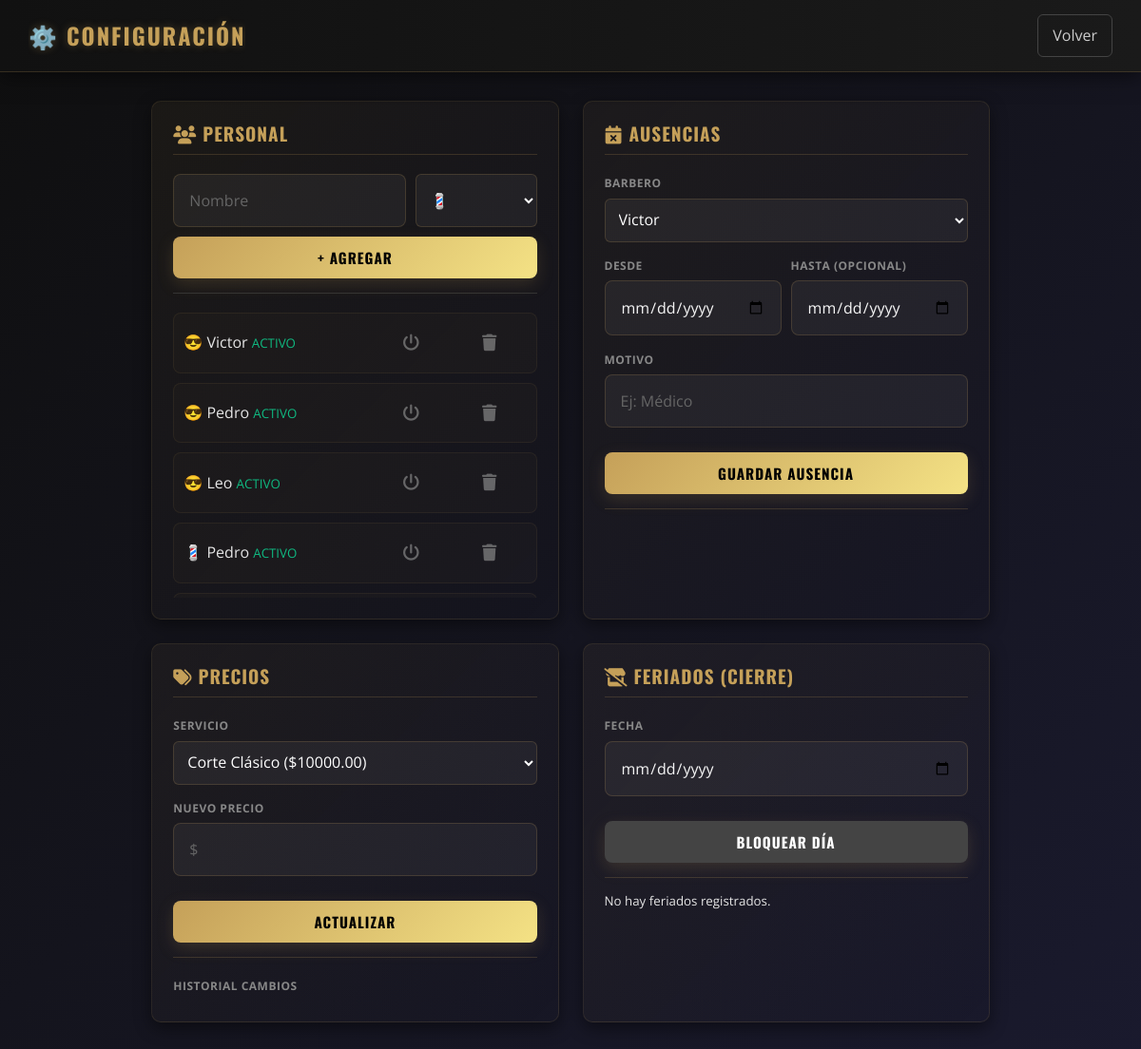
The page /configuracion.php (signed in) on the database its author committed.
### tables this page shows
CREATE TABLE `barberos` (
  `id_barbero` int(11) NOT NULL,
  `nombre` varchar(100) NOT NULL,
  `activo` tinyint(1) DEFAULT 1,
  `fecha_inicio` date DEFAULT NULL,
  `fecha_fin` date DEFAULT NULL,
  `avatar` varchar(50) DEFAULT '?'
);

### configuracion.php (the view, shortened to what this page needs)
<?php
require_once "config/conexion.php";
$barberos = $conn->query("SELECT * FROM barberos");
$servicios = $conn->query("SELECT * FROM servicios WHERE activo = 1 ORDER BY id ASC");
$bloqueos = $conn->query("SELECT * FROM bloqueos WHERE fecha >= CURDATE() ORDER BY fecha ASC");
?>
<!DOCTYPE html>
<html lang="es">
<head>
    <link rel="stylesheet" href="https://cdnjs.cloudflare.com/ajax/libs/font-awesome/6.4.0/css/all.min.css">
    <link rel="stylesheet" href="assets/css/global.css?v=<?= time(); ?>">
    <link rel="stylesheet" href="assets/css/animations.css?v=<?= time(); ?>">
    <link rel="stylesheet" href="assets/css/stylesConfiguracion.css?v=<?= time(); ?>">
</head>
<body>
<div class="topbar">
    <div class="logo">⚙️ CONFIGURACIÓN</div>
    <a href="pedidos.php" class="btn-back">Volver</a>
</div>
<div class="container">
    <div class="grid-config stagger-children">
        <div class="card">
            <h3><i class="fas fa-users"></i> Personal</h3>
            <form method="POST" style="margin-bottom:20px; border-bottom:1px solid #333; padding-bottom:15px;">
                <div style="display:flex; gap:10px;">
                    <input type="text" name="nombre_barbero" placeholder="Nombre" style="flex:2; margin:0;" required>
                    <select name="avatar_barbero" style="flex:1; margin:0;">
                        <option value="💈" selected>💈</option>
                    </select>
                </div>
                <button type="submit" name="add_barbero" class="btn-action" style="margin-top:10px;">+ Agregar</button>
            </form>
            <div style="max-height:300px; overflow-y:auto;">
                <?php if($barberos): $barberos->data_seek(0); while($b = $barberos->fetch_assoc()): ?>
                    <div class="staff-item">
                        <div>
                            <?= $b['avatar'] ?> <?= htmlspecialchars($b['nombre']) ?>
                            <small style="color:<?= $b['activo']?'#10b981':'#666' ?>">
                                <?= $b['activo']?'ACTIVO':'INACTIVO' ?>
                            </small>
                        </div>
                        <div style="display:flex;">
                            <form method="POST" style="margin:0;">
                                <button class="btn-icon" title="Cambiar Estado"><i class="fas fa-power-off"></i></button>
                            </form>
                            <form method="POST" style="margin:0;" onsubmit="return confirm('¿Estás seguro de borrar este barbero permanentemente?');">
                                <button class="btn-icon btn-del" title="Eliminar"><i class="fas fa-trash"></i></button>
                            </form>
                        </div>
                    </div>
                <?php endwhile; endif; ?>
            </div>
        </div>
        <div class="card">
            <h3><i class="fas fa-calendar-times"></i> Ausencias</h3>
            <form method="POST">
                <label>Barbero</label>
                <select name="id_barbero_ausencia">
                    <?php if($barberos): $barberos->data_seek(0); while($b = $barberos->fetch_assoc()): ?>
                        <option value="<?= $b['id_barbero'] ?>"><?= htmlspecialchars($b['nombre']) ?></option>
                    <?php endwhile; endif; ?>
                </select>
                <div style="display:flex; gap:10px;">
                    <div style="flex:1;"><label>Desde</label><input type="date" name="fecha_inicio" required></div>
                    <div style="flex:1;"><label>Hasta (Opcional)</label><input type="date" name="fecha_fin"></div>
                </div>
                <label>Motivo</label><input type="text" name="motivo_ausencia" placeholder="Ej: Médico" required>
                <button type="submit" name="ausencia_barbero" class="btn-action">Guardar Ausencia</button>
            </form>
            <div class="list-container">
            </div>
        </div>
        <div class="card">
            <h3><i class="fas fa-tags"></i> Precios</h3>
            <form method="POST">
                <label>Servicio</label>
                <select name="id_servicio">
                    <?php if($servicios): $servicios->data_seek(0); while($s = $servicios->fetch_assoc()): ?>
                        <option value="<?= $s['id'] ?>"><?= htmlspecialchars($s['nombre']) ?> ($<?= $s['precio'] ?>)</option>
                    <?php endwhile; endif; ?>
                </select>
                <label>Nuevo Precio</label><input type="number" step="0.01" name="precio" placeholder="$" required>
                <button type="submit" name="update_precio" class="btn-action">Actualizar</button>
            </form>
            <div class="list-container">
                <label style="margin-top:10px;">HISTORIAL CAMBIOS</label>
            </div>
        </div>
        <div class="card">
            <h3><i class="fas fa-store-slash"></i> Feriados (Cierre)</h3>
            <form method="POST">
                <label>Fecha</label><input type="date" name="fecha_bloqueo" required>
                <button type="submit" name="bloquear_dia" class="btn-action" style="background:#444; color:#fff;">Bloquear Día</button>
            </form>
            <div class="list-container">
                <?php if($bloqueos && $bloqueos->num_rows > 0): while($b = $bloqueos->fetch_assoc()): ?>
                    <div class="list-item">
                        <div>
                            <?= date('d/m/Y', strtotime($b['fecha'])) ?>
                        </div>
                        <form method="POST" style="margin:0;">
                            <input type="hidden" name="csrf_token" value="<?= $_SESSION['csrf_token'] ?>">
                            <input type="hidden" name="tipo" value="bloqueo">
                            <input type="hidden" name="id_eliminar" value="<?= $b['id'] ?>">
                            <button name="eliminar_item" class="btn-icon btn-del">&times;</button>
                        </form>
                    </div>
                <?php endwhile; else: echo "<small>No hay feriados registrados.</small>"; endif; ?>
            </div>
        </div>
    </div>
</div>
</body>
</html>

### assets/css/animations.css (style rules this page uses)
.stagger-children > * { animation: fadeInUp 0.6s ease-out both; }
.stagger-children > *:nth-child(1) { animation-delay: 0.1s; }
.stagger-children > *:nth-child(2) { animation-delay: 0.2s; }
.stagger-children > *:nth-child(3) { animation-delay: 0.3s; }
.stagger-children > *:nth-child(4) { animation-delay: 0.4s; }

### rows shown on the page
barberos: avatar "😎", nombre "Victor", activo "ACTIVO"
barberos: avatar "😎", nombre "Pedro", activo "ACTIVO"
barberos: avatar "😎", nombre "Leo", activo "ACTIVO"
barberos: avatar "💈", nombre "Pedro", activo "ACTIVO"

### other values the page prints
form field id_barbero_ausencia "Victor"
form field id_servicio "Corte Clásico ($10000.00)"
